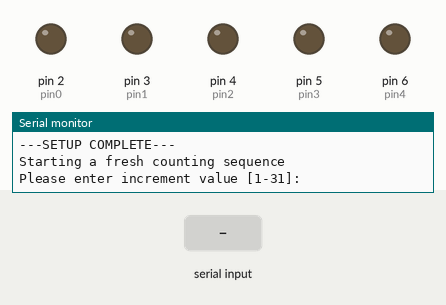
The program below on a simulated Arduino Uno, built with avr-gcc and run on an emulated ATmega328P. On the bench: output pins drawn as LEDs (lit = HIGH), the last lines printed to the serial monitor. Dashed ring = blinking. Inputs (shaded band) come from the test bench.

Above: at 1.2 s.
1.3 s: "90,45\n" received over Serial
2.8 s: "30,150\n" received over Serial
At 6.21 s:
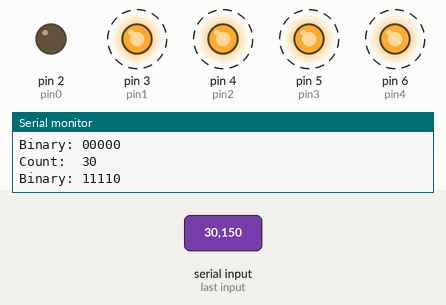
Timing chart, 0 to 16.3 s (numbered marks = the images above; inputs shaded):
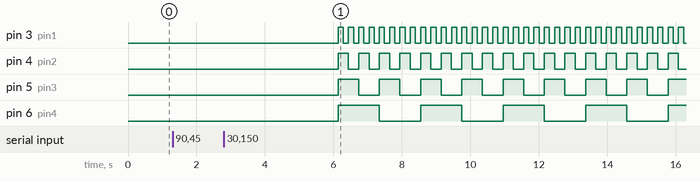

The program:

main.cpp
```cpp
#include <Arduino.h>

// Set pins 2-6 for the LEDs
// 2 is the least significant bit
// 6 is the most significant bit
const int pin0 = 2;
const int pin1 = 3;
const int pin2 = 4;
const int pin3 = 5;
const int pin4 = 6;

int mapPin(int pin)
{
  switch (pin)
  {
  case 0:
    return pin0;
  case 1:
    return pin1;
  case 2:
    return pin2;
  case 3:
    return pin3;
  case 4:
    return pin4;
  }

  return -1;
}

void turnOn(int pin)
{
  digitalWrite(mapPin(pin), HIGH);
}

void turnOff(int pin)
{
  digitalWrite(mapPin(pin), LOW);
}

void turnOnAll()
{
  turnOn(pin0);
  turnOn(pin1);
  turnOn(pin2);
  turnOn(pin3);
  turnOn(pin4);
}

void blinkPin(int pin, int d)
{
  turnOn(pin);
  delay(d);
  turnOff(pin);
}

int getCounterIncrement() {
  int inc = 0;

  do
  {
    Serial.print("Please enter increment value [1-31]: ");
    while (!Serial.available())
    {
    }
    inc = Serial.parseInt();
    Serial.println();
    Serial.print("You've entered: ");
    Serial.println(inc);
    if (inc < 1 || inc > 31)
    {
      Serial.println("The value must be between 1 and 31");
    }
  } while (inc < 1 || inc > 31);

  return inc;
}

int getCounterDelay()
{
  int d = 0;

  do
  {
    Serial.print("Enter a delay(ms) for the counter [1-10000]: ");
    while (!Serial.available())
    {
    }
    d = Serial.parseInt();
    Serial.println();
    Serial.print("You've entered: ");
    Serial.println(d);
    if (d < 1 || d > 10000)
    {
      Serial.println("The delay must be between 1 and 10000");
    }
  } while (d < 1 || d > 10000);

  return d;
}

void setPin(int pin, int on)
{
  if (on)
  {
    turnOn(pin);
  }
  else
  {
    turnOff(pin);
  }
}

void displayIntOnPins(unsigned int num)
{
  int binaryDigits[5];
  for (int i = 0; i < 5; i++)
  {
    binaryDigits[i] = num % 2;
    num /= 2;
  }

  Serial.print("Binary: ");
  for (int i = 4; i >= 0; i--)
  {
    setPin(i, binaryDigits[i]);
    Serial.print(binaryDigits[i]);
  }
  Serial.println();
}

void count(unsigned int inc, int del)
{
  unsigned int count = 0;
  Serial.println("The counter is about to start, and count infinitely");
  Serial.println("If you would like to start a new counter please restart the Arduino");
  Serial.println("The counter starts in 3...");
  delay(1000);
  Serial.println("The counter starts in 2...");
  delay(1000);
  Serial.println("The counter starts in 1...");
  delay(1000);
  while (true)
  {
    Serial.print("Count:  ");
    Serial.println(count);
    displayIntOnPins(count);
    count += inc;
    count %= 32;
    delay(del);
  }
}

void setup() {
  Serial.begin(9600);
  while (!Serial) {
    ;
  }
  Serial.println("\n---SETUP START---");
  Serial.println("Serial has been set up");

  pinMode(pin0, OUTPUT);
  pinMode(pin1, OUTPUT);
  pinMode(pin2, OUTPUT);
  pinMode(pin3, OUTPUT);
  pinMode(pin4, OUTPUT);
  Serial.println("Pin[0-4] initialized");

  Serial.println("---SETUP COMPLETE---\n");
}

void loop() {
  Serial.println("Starting a fresh counting sequence");
  unsigned int inc = getCounterIncrement();
  unsigned int del = getCounterDelay();
  count(inc, del);
}
```

Measured:
- after the input at 2.8 s, pin 3 (pin1): alternates HIGH for 0.15 s and LOW for 0.15 s, starting after 3.3 s; pin 4 (pin2): alternates HIGH for 0.30 s and LOW for 0.30 s, starting after 3.3 s; pin 5 (pin3): alternates HIGH for 0.60 s and LOW for 0.60 s, starting after 3.3 s; pin 6 (pin4): alternates HIGH for 1.2 s and LOW for 1.2 s, starting after 3.3 s
